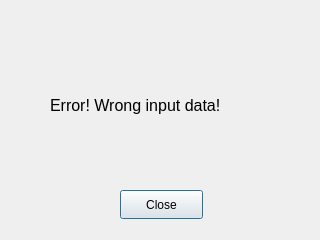
<?xml version="1.0" encoding="UTF-8"?>
<ui version="4.0">
 <class>ElementIDErrorWindow</class>
 <widget class="QDialog" name="ElementIDErrorWindow">
  <property name="geometry">
   <rect>
    <x>0</x>
    <y>0</y>
    <width>320</width>
    <height>240</height>
   </rect>
  </property>
  <property name="windowTitle">
   <string>Dialog</string>
  </property>
  <widget class="QLabel" name="label">
   <property name="geometry">
    <rect>
     <x>50</x>
     <y>70</y>
     <width>231</width>
     <height>71</height>
    </rect>
   </property>
   <property name="font">
    <font>
     <pointsize>12</pointsize>
    </font>
   </property>
   <property name="text">
    <string>Error! Wrong input data!</string>
   </property>
  </widget>
  <widget class="QPushButton" name="closeButton">
   <property name="geometry">
    <rect>
     <x>120</x>
     <y>190</y>
     <width>83</width>
     <height>29</height>
    </rect>
   </property>
   <property name="text">
    <string>Close</string>
   </property>
  </widget>
 </widget>
 <resources/>
 <connections/>
</ui>
